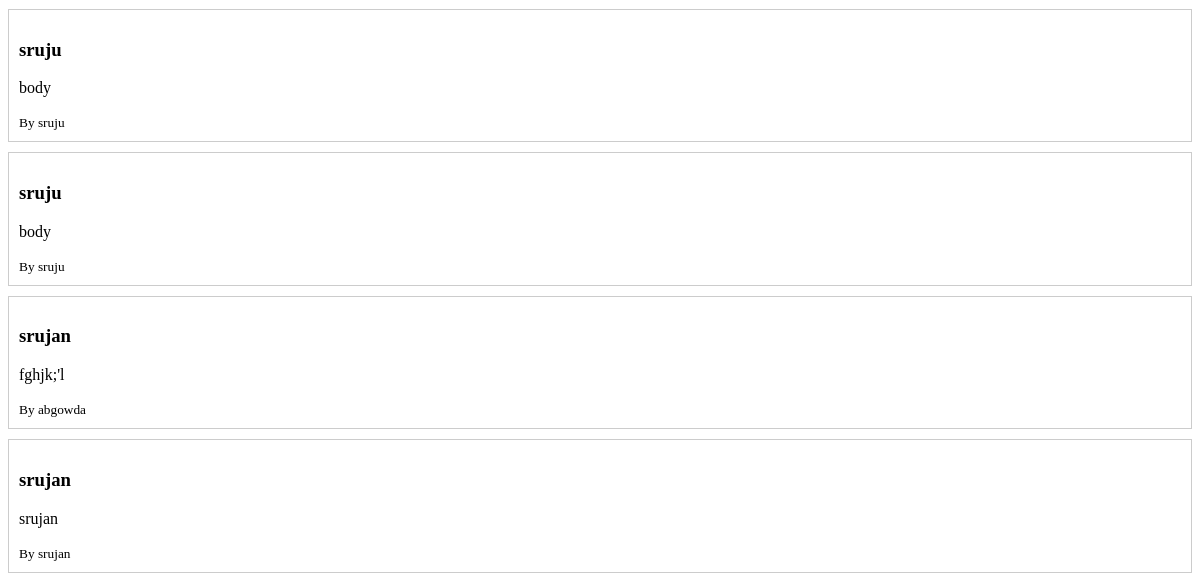
/karthik/app2/articles/ (lower part), run on an earlier commit of the app's database.
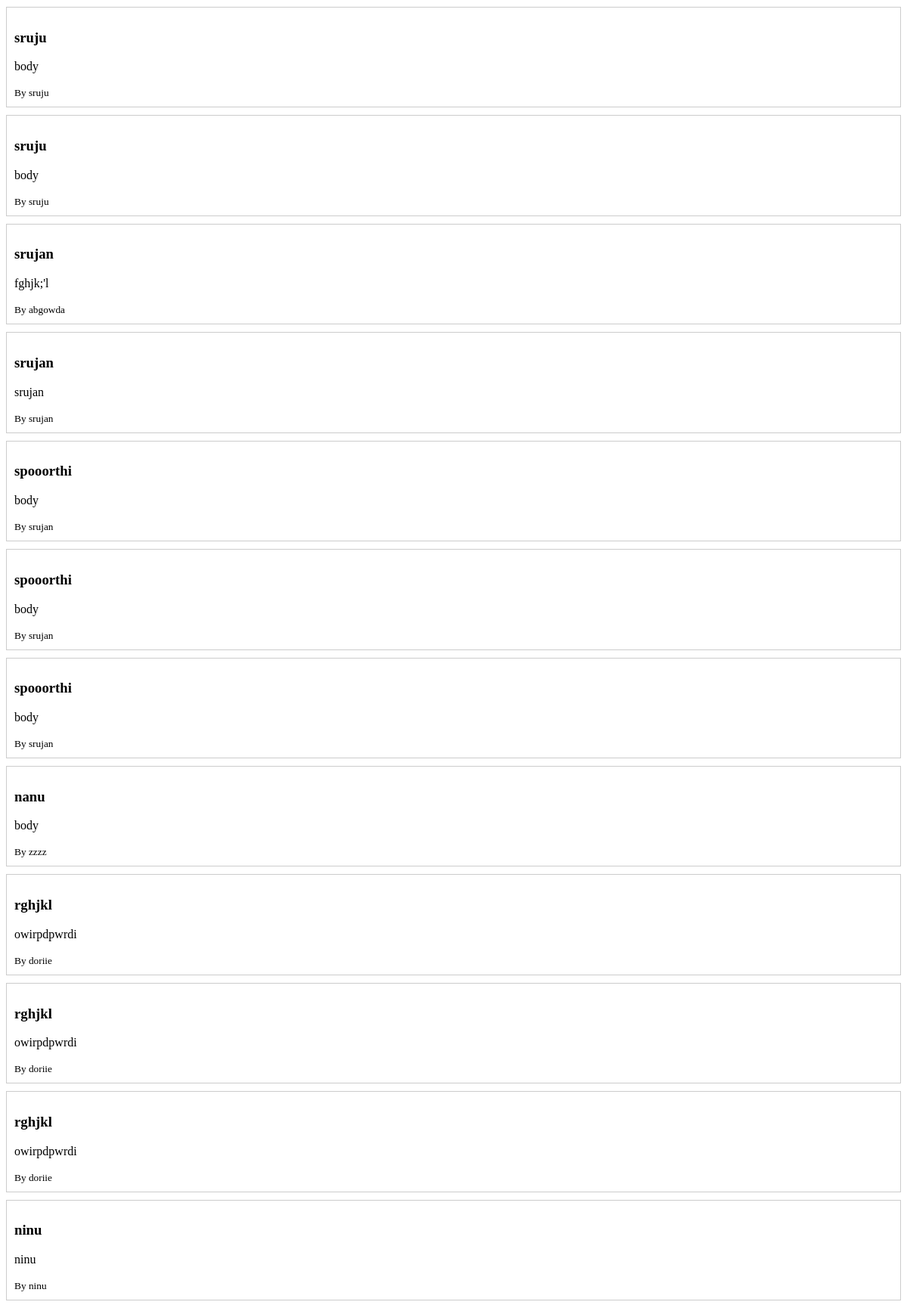
And on a later commit of the database.
### articles/models.py (models this page shows, shortened)
class articles(models.Model):
    title = models.CharField(max_length=200,blank=True, null=True)
    body = models.TextField(blank=True, null=True)
    author = models.CharField(max_length=100, default='Admin',blank=True, null=True)

### articles/views.py (the view)
# urls.py: path('app2/articles/', create, name='create'),
def create(request):
    articles_list = articles.objects.all()
    return render(request, 'articles.html', {'articles': articles_list})

### templates/articles.html (shortened to what this page needs)
<!DOCTYPE html>
<html>
<head>
</head>
<body>
{% for article in articles %}
    <div style="border:1px solid #ccc; padding:10px; margin-bottom:10px;">
        <h3>{{ article.title }}</h3>
        <p>{{ article.body }}</p>
        <small>By {{ article.author }}</small>
    </div>
{% empty %}
    <p>No articles found.</p>
{% endfor %}
</body>
</html>

What changed in the data, as far as the page shows it:
added articles: title "spooorthi", body "body", author "srujan"
added articles: title "spooorthi", body "body", author "srujan"
added articles: title "spooorthi", body "body", author "srujan"
added articles: title "nanu", body "body", author "zzzz"
added articles: title "rghjkl", body "owirpdpwrdi", author "doriie"
added articles: title "rghjkl", body "owirpdpwrdi", author "doriie"
added articles: title "rghjkl", body "owirpdpwrdi", author "doriie"
added articles: title "ninu", body "ninu", author "ninu"
